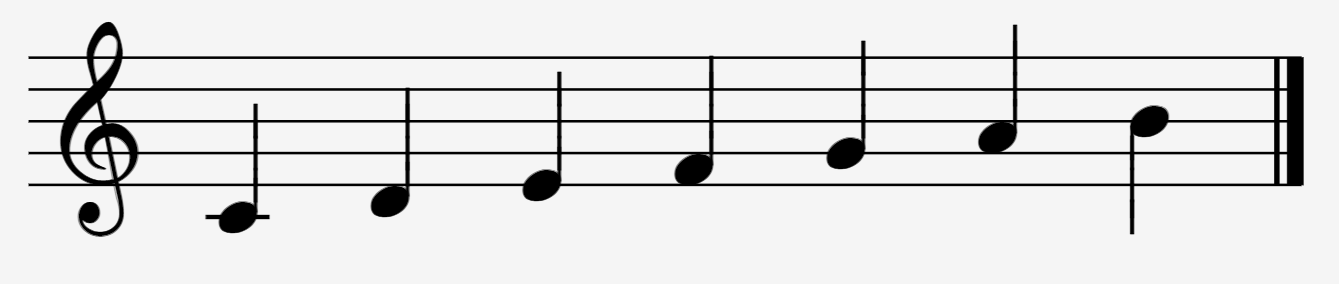
#> input picture Homework/HW12/notation.png, 1339 x 284 px
$ jupyter execute '唐正举+2000013150+HW12.ipynb'
#> lines starting #> are read from the running program, lines starting #| are printed output that depends on the picture; after the words box and inside, x2 and y2 are one past the last pixel; in counts of white or black regions, pixels touching at a corner belong together
# Homework_2022_04_14

<font color=ff0000> 截止日期 4.18 中午 11:59</font>

[cell 1]
import matplotlib.pyplot as plt # plt 用于显示图片
import cv2 as cv # mpimg 用于读取图片
import numpy as np
from skimage.color import rgb2gray

def show_images(images, titles=None):
    n_ims = len(images)
    if titles is None:
        titles = ['(%d)' % i for i in range(1, n_ims + 1)]
    fig = plt.figure()
    n = 1
    for image, title in zip(images, titles):
        a = fig.add_subplot(1, n_ims, n)
        if image.ndim == 2:
            plt.gray()
        plt.imshow(image)
        a.set_title(title)
        plt.axis('off')
        n += 1
    fig.set_size_inches(np.array(fig.get_size_inches()) * n_ims)
    plt.show()

img = cv.imread('notation.png')
#> img is the input picture: shape (284, 1339, 3); min 0, max 245, mean 224.3
original = img.copy()
gray = rgb2gray(img)
show_images([img])
#> in show_images, `n_ims = len(images)`: n_ims = 1
#> the loop in show_images, `for image, title in zip(images, titles):` made 1 pass
#> (title, n) on pass 1: ('(1)', 2)
#> after the loop in show_images, `for image, title in zip(images, titles):`: n = 2
show_images([gray])
#> the loop in show_images (call 2), `for image, title in zip(images, titles):` made 1 pass

## 1.1 对灰度图像做直方图均衡，然后用otsu阈值二值化，请自己实现histogram_equalization。

[cell 2]
# TODO TODO TODO

def histogram_equalization(image):
    img_new = np.round(image*256).astype(np.uint8)
    print(img_new)
    hist = cv.calcHist([img_new], [0], None, [256], [0,256])
    plt.hist(range(256), weights=hist, bins=256)
    img_he = cv.equalizeHist(img_new)
    hist_he = cv.calcHist([img_he], [0], None, [256], [0,256])
    plt.hist(range(256), weights=hist_he, bins=256)
    return img_he

equalized_gray = histogram_equalization(gray)
#> (printed output is left out)
#> in histogram_equalization, `hist = cv.calcHist([img_new], [0], None, [256], [0,256])`: hist = 256 values, max 338924 at index 246, min 0 at index 128, mean 1485.5
#> in histogram_equalization, `img_he = cv.equalizeHist(img_new)`:
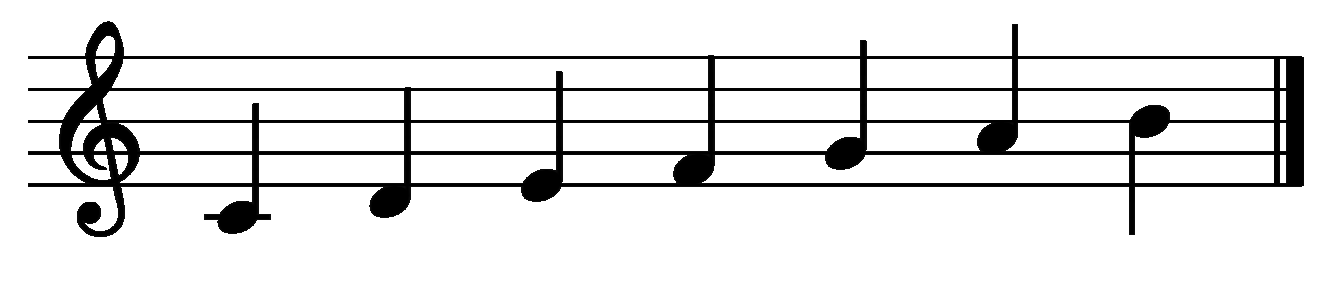
#> img_he: shape (284, 1339); min 0, max 255, mean 227.6
#> in histogram_equalization, `hist_he = cv.calcHist([img_he], [0], None, [256], [0,256])`: hist_he = 256 values, max 338924 at index 255, min 0 at index 14, mean 1485.5
show_images([gray, equalized_gray], ['Gray', 'Equalized Gray'])
#> in show_images (call 3), `n_ims = len(images)`: n_ims = 2
#> the loop in show_images (call 3), `for image, title in zip(images, titles):` made 2 passes
#> (title, n) on passes 1 to 2: ('Gray', 2), ('Equalized Gray', 3)
#> after the loop in show_images (call 3), `for image, title in zip(images, titles):`: n = 3
#> in show_images (call 3), `plt.show()`:
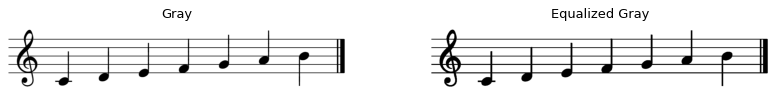
#> figure drawn by matplotlib, 2 panels

[cell 3]
# TODO TODO TODO
blur = cv.GaussianBlur(equalized_gray, ksize=(1, 1), sigmaX=0, sigmaY=0)
blur = (blur*256).astype(np.uint16)
thresh, bin_img = cv.threshold(src=blur, thresh=0, maxval=255, type=cv.THRESH_BINARY+cv.THRESH_OTSU)
#> bin_img: shape (284, 1339) uint16; 89.1% white; 1 black region, box (x1, y1, x2, y2) and area: (28, 21, 1304, 237) 41352
#> thresh = 3328
hist_blur = cv.calcHist([blur], [0], None, [256], [0,256])
#> hist_blur = 256 values, max 23234 at index 0, min 0 at index 1, mean 90.76
plt.hist(range(256), weights=hist_blur, bins=256)

show_images([equalized_gray, bin_img], ['Equalized Gray', 'Binary'])
#> the loop in show_images (call 4), `for image, title in zip(images, titles):` made 2 passes
#> after the loop in show_images (call 4), `for image, title in zip(images, titles):`: n = 3
#> in show_images (call 4), `plt.show()`:
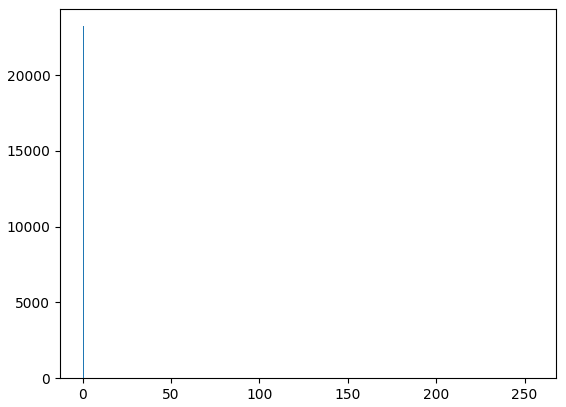
#> figure drawn by matplotlib, 1 panel; tallest bar 23234 high, from x = 0 to 0.996

## 1.2 去掉谱子中的线。

[cell 4]
def rle_encode(arr):
    x = np.copy(arr)
    first_dismatch = np.array(x[1:] != x[:-1])
    distmatch_positions = np.append(np.where(first_dismatch), len(x)-1)
    rle = np.diff(np.append(-1, distmatch_positions))
    values = [x[i] for i in np.cumsum(np.append(0, rle))[:-1]]
    return rle, values

def hv_rle(img, axis=1):
    # 可以理解为将 AACCCBBBBBAAAAFFFFFFFF 表示 A2C3B5A4F8
    # 对于黑白图像，可以方便的表示黑白间隔的长度
    rle, values = [], []

    if axis == 1:
        for i in range(img.shape[1]):
            col_rle, col_values = rle_encode(img[:, i])
            rle.append(col_rle)
            values.append(col_values)
    else:
        for i in range(img.shape[0]):
            row_rle, row_values = rle_encode(img[i])
            rle.append(row_rle)
            values.append(row_values)

    return rle, values

def calculate_pair_sum(arr):
    if len(arr) == 1:
        return list(arr)
    else:
        res = [arr[i] + arr[i + 1] for i in range(0, len(arr) - 1, 2)]
        if len(arr) % 2 == 1:
            res.append(arr[-2] + arr[-1])
        return res

def get_most_common(rle):
    pair_sum = [calculate_pair_sum(col) for col in rle]

    flattened = []
    for col in pair_sum:
        flattened += col

    most_common = np.argmax(np.bincount(flattened))
    return most_common

rle, vals = hv_rle(bin_img)
#> the loop in hv_rle, `for i in range(img.shape[1]):` made 1339 passes
#> (distmatch_positions in rle_encode, col_rle, col_values) on passes 29 to 31: ([55, 58, 87, 90, 119, 122, 150, 154, 182, 186, 283], [56, 3, 29, 3, 29, 3, 28, 4, 28, 4, 97], [255, 0, 255, 0, 255, 0, 255, 0, 255, 0, 255]), ([55, 58, 87, 90, 119, 122, 150, 154, 182, 186, 283], [56, 3, 29, 3, 29, 3, 28, 4, 28, 4, 97], [255, 0, 255, 0, 255, 0, 255, 0, 255, 0, 255]), ([55, 58, 87, 90, 119, 122, 150, 154, 182, 186, 283], [56, 3, 29, 3, 29, 3, 28, 4, 28, 4, 97], [255, 0, 255, 0, 255, 0, 255, 0, 255, 0, 255])
#> after the loop in hv_rle, `for i in range(img.shape[1]):`: rle = 1339 items, first 6: [284], [284], [284], [284], [284], [284]; values = 1339 items, first 6: [255], [255], [255], [255], [255], [255]
#> vals has the same summary as values in hv_rle
# 根据rle黑白间隔的长，计算二值图像每行中黑色和白色的和，并找出最普遍的结果
# 可以认为这个最普遍的结果是五线谱的线间距
most_common = get_most_common(rle)
#> in get_most_common, `pair_sum = [calculate_pair_sum(col) for col in rle]`: pair_sum has the same summary as rle in hv_rle
#> the loop in get_most_common, `for col in pair_sum:` made 1339 passes
#> after the loop in get_most_common, `for col in pair_sum:`: flattened = 7662 values, max 284 at index 0, min 3 at index 1289, mean 51.58
#> in get_most_common, `most_common = np.argmax(np.bincount(flattened))`: most_common = 32
#> most_common = 32
print(most_common)
#| 32

[cell 5]
# 已经计算出五线谱的线间距之后，统计黑白部分各占多少
from collections import Counter

def most_common_bw_pattern(arr, most_common):
    if len(arr) == 1:
        return []
    else:
        res = [(arr[i], arr[i + 1]) for i in range(0, len(arr) - 1, 2)
               if arr[i] + arr[i + 1] == most_common]

        if len(arr) % 2 == 1 and arr[-2] + arr[-1] == most_common:
            res.append((arr[-2], arr[-1]))
        return res

def calculate_thickness_spacing(rle, most_common):
    bw_patterns = [most_common_bw_pattern(col, most_common) for col in rle]
    bw_patterns = [x for x in bw_patterns if x]  # Filter empty patterns

    flattened = []
    for col in bw_patterns:
        flattened += col

    pair, count = Counter(flattened).most_common()[0]

    line_thickness = min(pair)
    line_spacing = max(pair)

    return line_thickness, line_spacing

thickness, spacing = calculate_thickness_spacing(rle, most_common)
#> in calculate_thickness_spacing, `bw_patterns = [most_common_bw_pattern(col, most_common) for col in rle]`: bw_patterns = 1339 items, first 6: [], [], [], [], [], []
#> in calculate_thickness_spacing, `bw_patterns = [x for x in bw_patterns if x]`: bw_patterns = 1196 items
#> the loop in calculate_thickness_spacing, `for col in bw_patterns:` made 1196 passes
#> col on passes 2 to 4: [(29, 3), (29, 3), (28, 4), (28, 4)], [(29, 3), (29, 3), (28, 4), (28, 4)], [(29, 3), (29, 3), (28, 4), (28, 4)]
#> after the loop in calculate_thickness_spacing, `for col in bw_patterns:`: flattened = 4316 pairs, first value 1 to 29, second value 3 to 31
#> in calculate_thickness_spacing, `pair, count = Counter(flattened).most_common()[0]`: pair = (29, 3); count = 2272
#> in calculate_thickness_spacing, `line_thickness = min(pair)`: line_thickness = 3
#> in calculate_thickness_spacing, `line_spacing = max(pair)`: line_spacing = 29
#> thickness = 3; spacing = 29
# 分别指黑色部分和白色部分
print(thickness, spacing)
#| 3 29

[cell 6]
# TODO TODO TODO
# 用一个只包含线的滑窗去对齐原图（前后稍微移动取得卷积最大）后做减法。
# 然后再用膨胀~腐蚀（闭操作）对图像加工一下。
# 只去掉线的话会出现音符被分开的情况，所以去掉线之后需要对图像进行膨胀。
# 输出的分别是刚去掉线的谱子，和去掉线+膨胀后的谱子
# https://zhuanlan.zhihu.com/p/110330329

import copy
window = (np.ones((bin_img.shape[0], bin_img.shape[1]))).astype(np.uint8)
for i in range(5):
    for j in range(thickness):
        window[i*32+j] = np.zeros((bin_img.shape[1]))
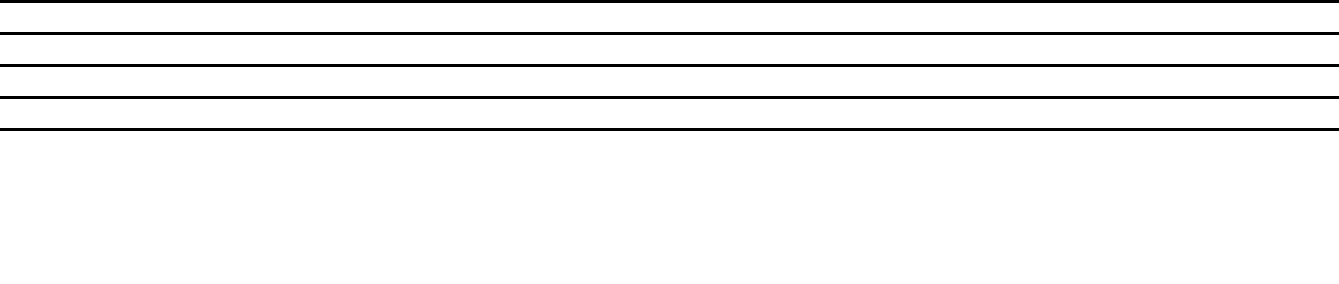
#> window: shape (284, 1339); values 0 (black) and 1 (white), 94.7% white; 5 black regions, box (x1, y1, x2, y2) and area: (0, 0, 1339, 3) 4017, (0, 32, 1339, 35) 4017, (0, 64, 1339, 67) 4017, (0, 96, 1339, 99) 4017, (0, 128, 1339, 131) 4017
best_window = copy.deepcopy(window)
best_value = np.sum(np.sum(window*bin_img))
#> best_value = 81583935
for k in range(bin_img.shape[0]-32*5):
    window = (np.ones((bin_img.shape[0], bin_img.shape[1]))).astype(np.uint8)
    for i in range(5):
        for j in range(thickness+1):
            window[k+i*32+j] = np.zeros((bin_img.shape[1]))
    curvalue = np.sum(np.sum(window*bin_img))
    if curvalue > best_value:
        best_window = copy.deepcopy(window)
        best_value = curvalue
#> this loop made 124 passes
#> (curvalue, best_value) on passes 23, 24, 56: (82708740, 82708740), (83910810, 83910810), (85191420, 85191420)
#> curvalue on passes 1 to 6: 79971315, 79973355, 79973865, 79973355, 79975905, 79980750
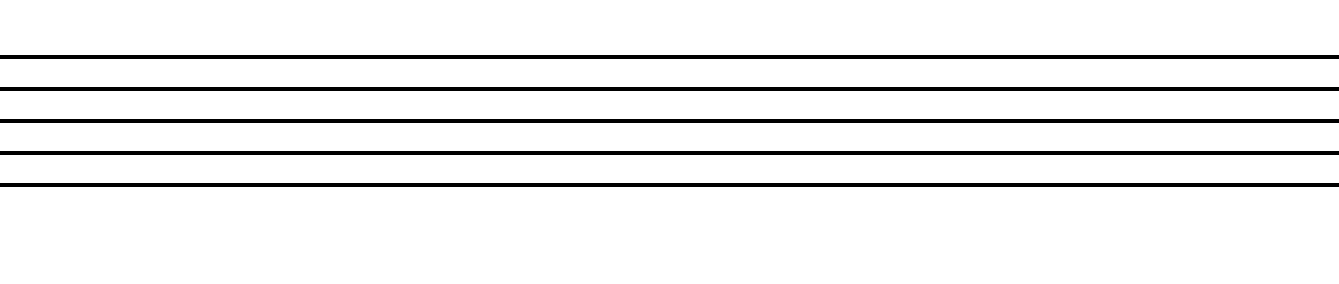
#> best_window: shape (284, 1339); values 0 (black) and 1 (white), 93% white; 5 black regions, box (x1, y1, x2, y2) and area: (0, 55, 1339, 59) 5356, (0, 87, 1339, 91) 5356, (0, 119, 1339, 123) 5356, (0, 151, 1339, 155) 5356, (0, 183, 1339, 187) 5356
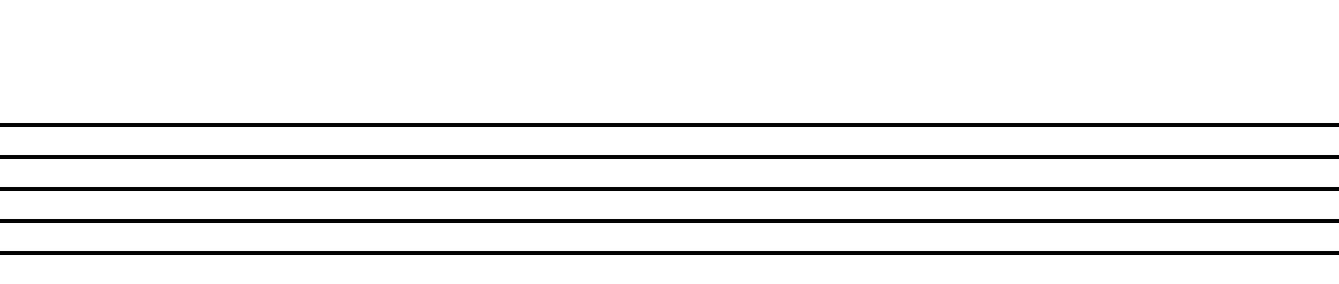
#> window: shape (284, 1339); values 0 (black) and 1 (white), 93% white; 5 black regions, box (x1, y1, x2, y2) and area: (0, 123, 1339, 127) 5356, (0, 155, 1339, 159) 5356, (0, 187, 1339, 191) 5356, (0, 219, 1339, 223) 5356, (0, 251, 1339, 255) 5356
#> after the loop, best_value = 85191420
window = (np.ones((bin_img.shape[0], bin_img.shape[1]))*255).astype(np.uint8)
#> window: shape (284, 1339); every value is 255
best_window = window - best_window*255
no_staff_img = (bin_img+best_window).astype(np.uint8)
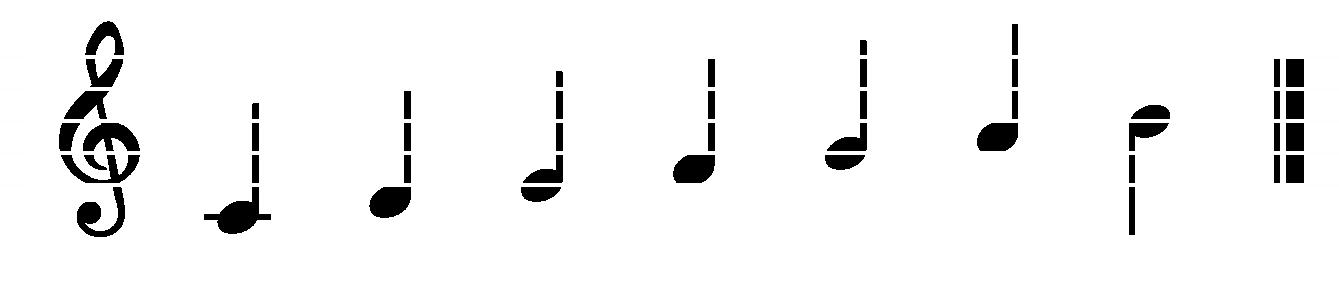
#> no_staff_img: shape (284, 1339); min 0, max 255, mean 242
show_images([no_staff_img])

#show_images([no_staff_img])

[cell 7]
kernel = np.ones((3, 3), dtype=np.uint8)
#> kernel = [[1, 1, 1], [1, 1, 1], [1, 1, 1]]
new_img = cv.morphologyEx(no_staff_img, cv.MORPH_OPEN, kernel=kernel, iterations=2)
show_images([new_img])

[cell 8]
bin_img.shape
#> Out = (284, 1339)

## 1.3 （附加）取出音符，算hog特征，通过变换增加数据（或者也可以自己想办法增加数据），训练一个可以识别音符/谱号/终止符的分类器。

[cell 9]
# 取出音符
from skimage.measure import label, regionprops
bw = 1-no_staff_img
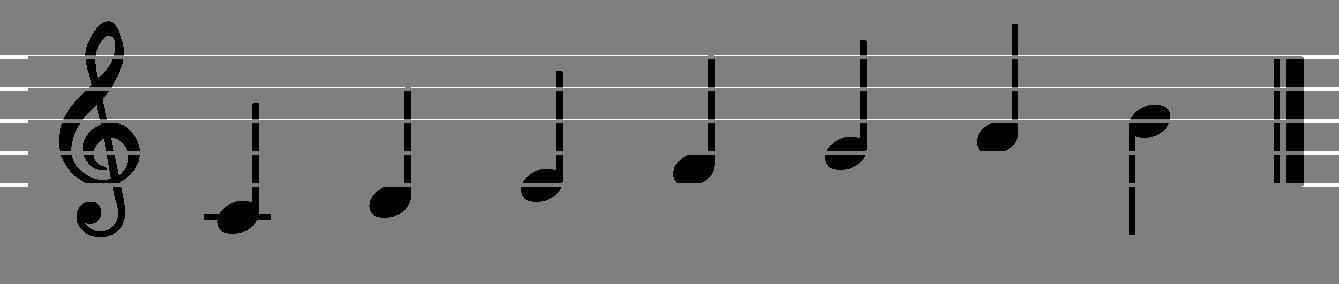
#> bw: shape (284, 1339); min 1, max 3, mean 1.96; drawn with min black and max white
label_img = label(bw)
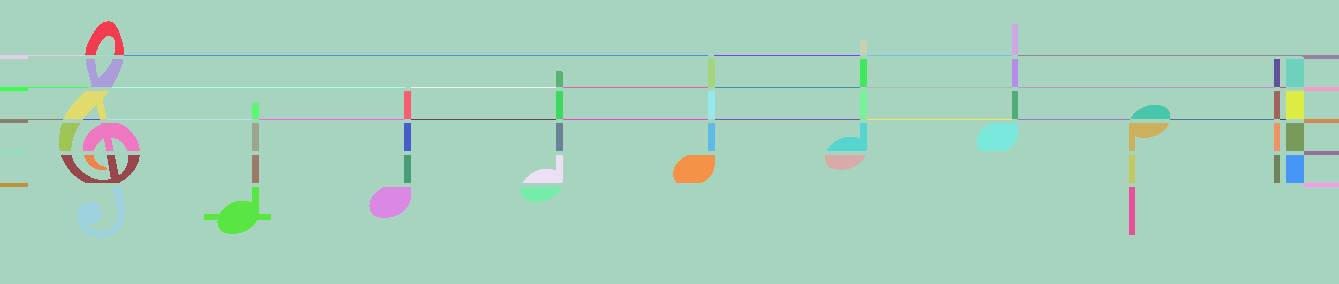
#> label_img: shape (284, 1339) int64; 78 distinct labels, from 1 to 78; one colour per label, 0 black
show_images([label_img])

boundary = []
for region in regionprops(label_img):
    if region.area >= 100:
        boundary.append(region.bbox)
#> this loop made 78 passes
#> after the loop, boundary = 74 items, first 6: (0, 0, 284, 1339), (21, 85, 55, 124), (24, 1012, 55, 1018), (40, 860, 55, 867), (55, 0, 59, 85), (55, 124, 56, 708)

boundary = sorted(boundary, key=lambda b: b[1])
#> boundary = 74 items, first 6: (0, 0, 284, 1339), (55, 0, 59, 85), (87, 0, 91, 89), (119, 0, 123, 63), (151, 0, 155, 28), (183, 0, 187, 28)

components = []
for bbox in boundary:
    minr, minc, maxr, maxc = bbox
    components.append(no_staff_img[minr:maxr, minc:maxc])
#> this loop made 74 passes
#> (minr, minc, maxr, maxc) on passes 1 to 12: (0, 0, 284, 1339), (55, 0, 59, 85), (87, 0, 91, 89), (119, 0, 123, 63), (151, 0, 155, 28), (183, 0, 187, 28), (123, 59, 151, 80), (155, 61, 183, 140), (91, 64, 119, 109), (187, 77, 237, 125), (123, 83, 151, 140), (155, 84, 170, 107)
#> bbox on passes 44 to 49: (123, 827, 151, 867), (40, 860, 55, 867), (59, 860, 87, 867), (91, 860, 119, 867), (55, 867, 56, 1012), (87, 867, 88, 1012)

show_images([components[3]])
#> the loop in show_images (call 8), `for image, title in zip(images, titles):` made 1 pass
#> title on pass 1: '(1)'
#> in show_images (call 8), `plt.show()`:
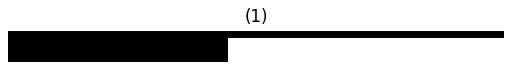
#> figure drawn by matplotlib, 1 panel
print(len(components))
#| 74
